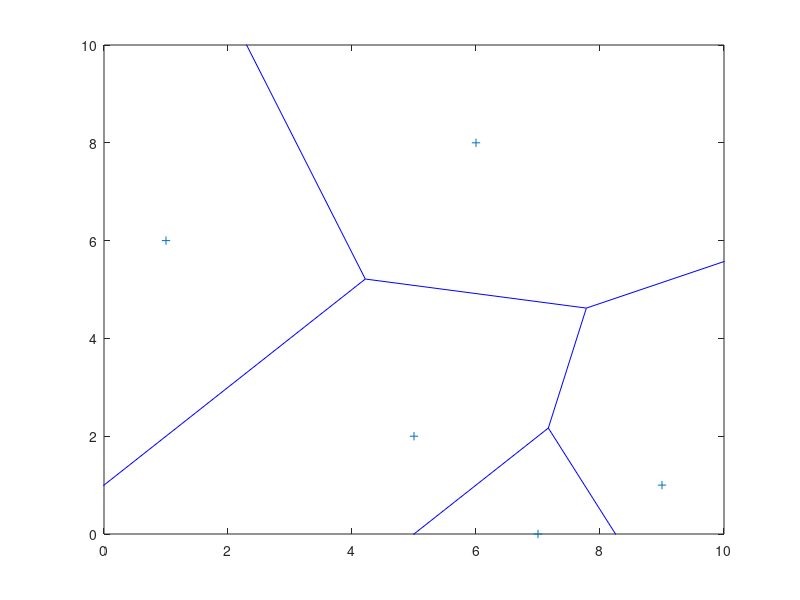

Reproduce this figure in MATLAB.
% The following variables are CONSTANTS
% r_core = repulsion radius
% r_neutral = radius at neutral adhesion
% r_adhesion = radius at max adhesion
% r_reach = radius at no interaction
% sigma = drag
% s = target propulsion speed
% F_p = propulsion strength
% F_rep = repulsion strength
% F_att = attraction strength

%The following variables are VECTORS
%V_a = velocity of cell a
%r_a = position of cell a
%r_n = position of cell n
%f_i_a_n = interaction of force between cells a and n
%f_p_n = propulsive force of cell a
%f_n = stoichastic noise

%The following variables are SCALARS
%f_rr = repulsive/neutral/attractive force between cells a & n
%switch_a = cell state switch for cell a, if contractile then switch_a = 1
%(otherwise = 0)
%switch_n = cell state switch for cell n, if contractile then switch_a = 1
%(otherwise = 0)
%r = distance between cells a and n (|r_n*r_a|)

r = randi([0 10],5,2)
figure
x = r(:,1);
y = r(:,2);
voronoi(x,y) 
xlim([0 10]);ylim([0 10])
